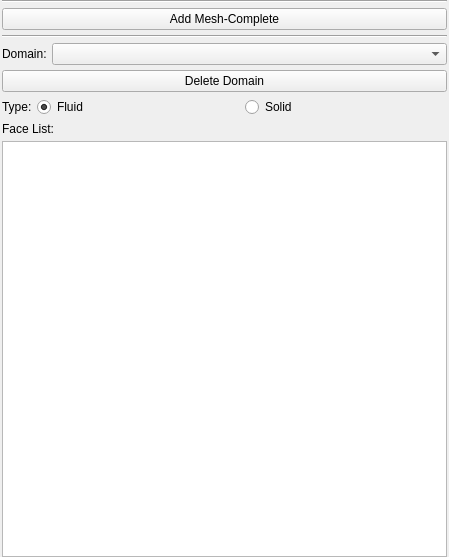
        <widget class="QWidget" name="DomainsSubpanel_widget">
         <property name="geometry">
          <rect>
           <x>0</x>
           <y>0</y>
           <width>449</width>
           <height>557</height>
          </rect>
         </property>
         <attribute name="label">
          <string>Domains</string>
         </attribute>
         <layout class="QVBoxLayout" name="verticalLayout_2">
          <property name="spacing">
           <number>5</number>
          </property>
          <property name="leftMargin">
           <number>2</number>
          </property>
          <property name="topMargin">
           <number>0</number>
          </property>
          <property name="rightMargin">
           <number>2</number>
          </property>
          <property name="bottomMargin">
           <number>0</number>
          </property>
          <item>
           <layout class="QGridLayout" name="gridLayout_22">
            <property name="topMargin">
             <number>0</number>
            </property>
            <property name="spacing">
             <number>5</number>
            </property>
           </layout>
          </item>
          <item>
           <widget class="Line" name="line_6">
            <property name="orientation">
             <enum>Qt::Horizontal</enum>
            </property>
           </widget>
          </item>
          <item>
           <layout class="QHBoxLayout" name="horizontalLayout">
            <property name="spacing">
             <number>5</number>
            </property>
            <item>
             <widget class="QPushButton" name="btnAddMeshComplete">
              <property name="text">
               <string>Add Mesh-Complete</string>
              </property>
             </widget>
            </item>
           </layout>
          </item>
          <item>
           <widget class="Line" name="line_4">
            <property name="orientation">
             <enum>Qt::Horizontal</enum>
            </property>
           </widget>
          </item>
          <item>
           <layout class="QGridLayout" name="gridLayout_6">
            <property name="spacing">
             <number>5</number>
            </property>
            <item row="3" column="0">
             <widget class="QLabel" name="label">
              <property name="sizePolicy">
               <sizepolicy hsizetype="Fixed" vsizetype="Preferred">
                <horstretch>0</horstretch>
                <verstretch>0</verstretch>
               </sizepolicy>
              </property>
              <property name="text">
               <string>Domain:</string>
              </property>
             </widget>
            </item>
            <item row="3" column="1">
             <widget class="QComboBox" name="comboBoxDomains"/>
            </item>
           </layout>
          </item>
          <item>
           <widget class="QPushButton" name="btnDeleteDomain">
            <property name="text">
             <string>Delete Domain</string>
            </property>
           </widget>
          </item>
          <item>
           <layout class="QHBoxLayout" name="horizontalLayout_2">
            <property name="spacing">
             <number>5</number>
            </property>
            <item>
             <widget class="QLabel" name="label_13">
              <property name="sizePolicy">
               <sizepolicy hsizetype="Fixed" vsizetype="Preferred">
                <horstretch>0</horstretch>
                <verstretch>0</verstretch>
               </sizepolicy>
              </property>
              <property name="text">
               <string>Type:</string>
              </property>
             </widget>
            </item>
            <item>
             <widget class="QRadioButton" name="radioButtonFluid">
              <property name="text">
               <string>Fluid</string>
              </property>
              <property name="checked">
               <bool>true</bool>
              </property>
              <attribute name="buttonGroup">
               <string notr="true">buttonGroup</string>
              </attribute>
             </widget>
            </item>
            <item>
             <widget class="QRadioButton" name="radioButtonSolid">
              <property name="text">
               <string>Solid</string>
              </property>
              <property name="checked">
               <bool>false</bool>
              </property>
              <attribute name="buttonGroup">
               <string notr="true">buttonGroup</string>
              </attribute>
             </widget>
            </item>
           </layout>
          </item>
          <item>
           <widget class="QLabel" name="label_7">
            <property name="text">
             <string>Face List:</string>
            </property>
           </widget>
          </item>
          <item>
           <widget class="QListWidget" name="faceList">
            <property name="sizePolicy">
             <sizepolicy hsizetype="Expanding" vsizetype="Expanding">
              <horstretch>0</horstretch>
              <verstretch>0</verstretch>
             </sizepolicy>
            </property>
            <property name="toolTip">
             <string>List of added faces</string>
            </property>
            <property name="alternatingRowColors">
             <bool>true</bool>
            </property>
            <property name="sortingEnabled">
             <bool>true</bool>
            </property>
           </widget>
          </item>
         </layout>
        </widget>
